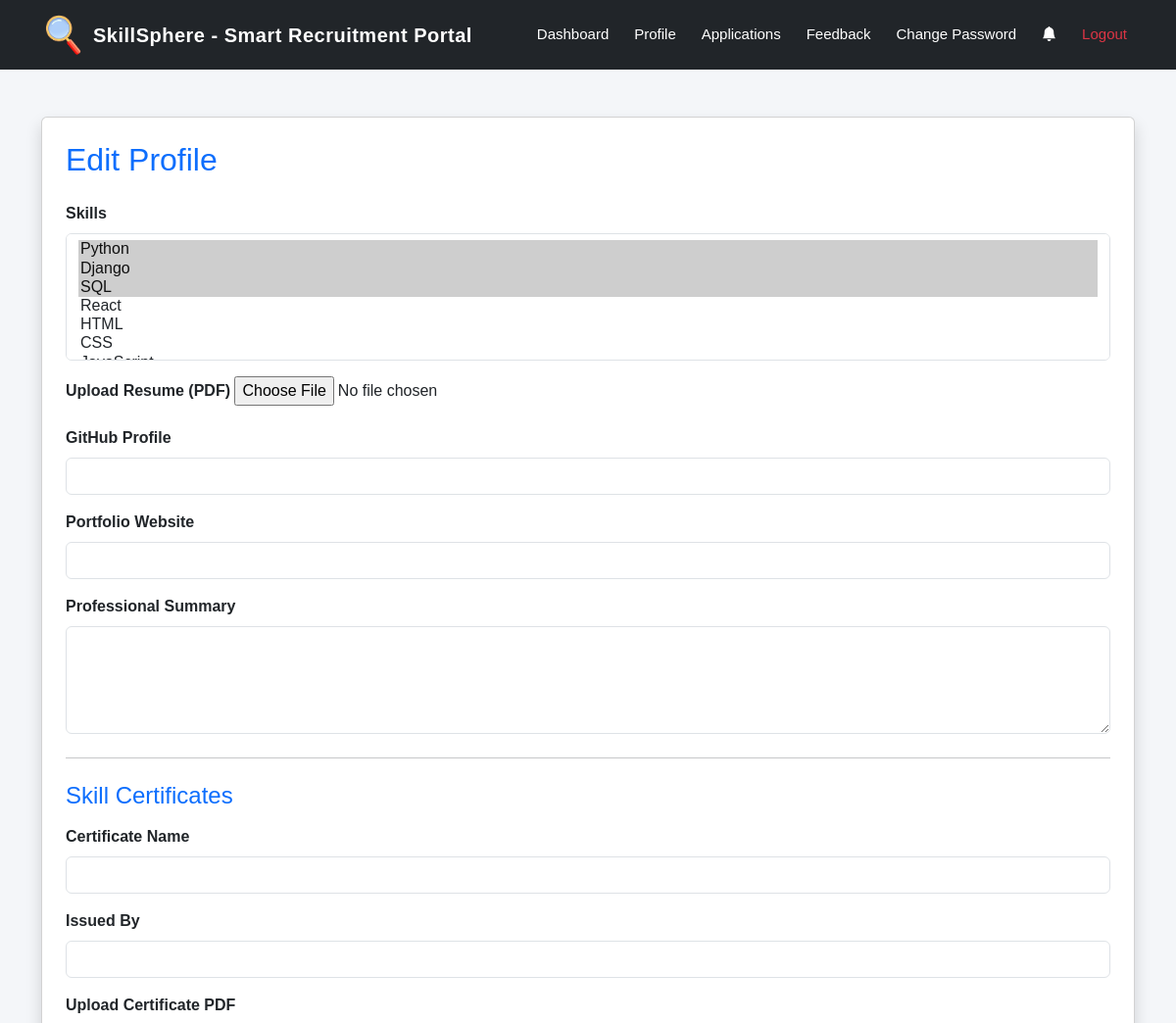
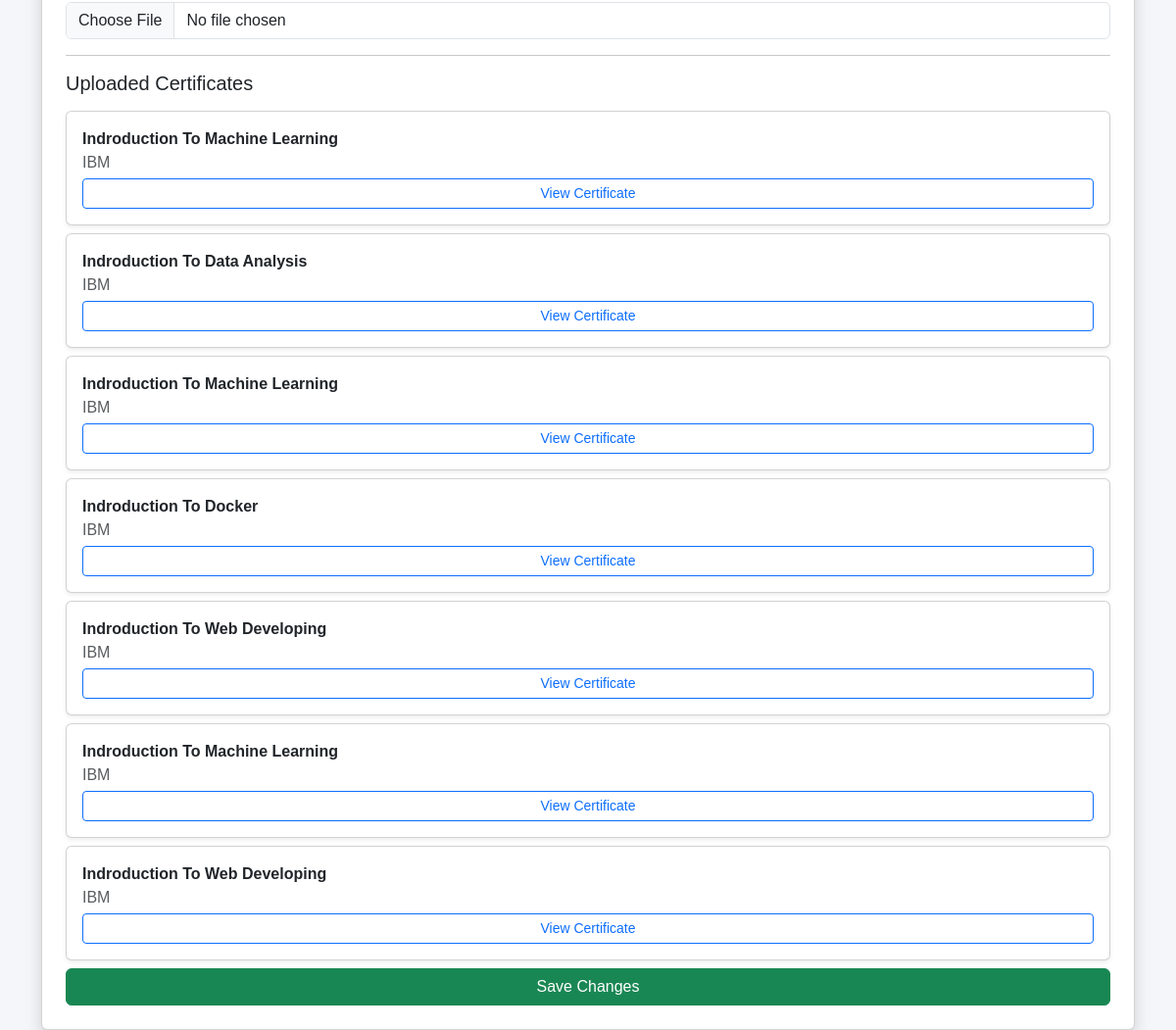
The page /edit-profile/ (signed in) on the database its author committed (2 pictures, top to bottom).
### jobs/models.py (models this page shows, shortened)
class Profile(models.Model):
    ROLE_CHOICES = [
        ('candidate', 'Candidate'),
        ('recruiter', 'Recruiter'),
    ]
    user = models.OneToOneField(User, on_delete=models.CASCADE)
    skills = models.ManyToManyField(Skill, blank=True)
    role = models.CharField(
        max_length=20,
        choices=ROLE_CHOICES,
        default='candidate'
    )
    phone = models.CharField(max_length=15, blank=True)
    resume = models.FileField(
        upload_to='resumes/',
        blank=True,
        null=True
    )
    full_name = models.CharField(
        max_length=200,
        blank=True,
        null=True
    )
    age = models.PositiveIntegerField(
        null=True,
        blank=True
    )
    location = models.CharField(
        max_length=200,
        blank=True
    )
    college_name = models.CharField(
        max_length=200,
        blank=True
    )
    degree = models.CharField(
        max_length=200,
        blank=True
    )
    graduation_year = models.CharField(
        max_length=20,
        blank=True
    )
    experience_level = models.CharField(
        max_length=50,
        choices=[
            ('Fresher', 'Fresher'),
            ('Experienced', 'Experienced'),
        ],
        default='Fresher'
    )
    github = models.URLField(
        blank=True,
        null=True
    )
    portfolio_website = models.URLField(
    blank=True,
    null=True
)
    bio = models.TextField(blank=True)
    company_name = models.CharField(
    max_length=200,
    blank=True,
    null=True
)
    company_location = models.CharField(
    max_length=200,
    blank=True,
    null=True
)
    company_website = models.URLField(
    blank=True,
    null=True
)
    designation = models.CharField(
    max_length=200,
    blank=True,
    null=True
)
    company_description = models.TextField(
    blank=True,
    null=True
)
    company_certificate = models.FileField(
    upload_to='company_certificates/',
    blank=True,
    null=True
)
    is_verified = models.BooleanField(default=False)
    verification_status = models.CharField(
        max_length=20,
        choices=[('pending', 'Pending'), ('approved', 'Approved')],
        default='pending'
    )
    certificate = models.FileField(upload_to='certificates/', blank=True, null=True)
    company_proof = models.FileField(upload_to='company_docs/', blank=True, null=True)
    project_link = models.URLField(blank=True)

class Certificate(models.Model):
    profile = models.ForeignKey(
        Profile,
        on_delete=models.CASCADE,
        related_name= 'user_certificates'
    )
    certificate_name = models.CharField(
        max_length=200
    )
    issued_by = models.CharField(
        max_length=200
    )
    certificate_file = models.FileField(
        upload_to='certificates/'
    )

### jobs/views.py (the view)
# urls.py: path('edit-profile/',views.edit_profile,name='edit_profile'),
@login_required
def edit_profile(request):
    profile, created = Profile.objects.get_or_create(
        user=request.user
    )
    certificates = Certificate.objects.filter(
        profile=profile
    )
    if request.method == 'POST':
        form = ProfileForm(
            request.POST,
            request.FILES,
            instance=profile
        )
        certificate_form = CertificateForm(
            request.POST,
            request.FILES
        )
        if form.is_valid():
            form.save()
        if certificate_form.is_valid():
            if certificate_form.cleaned_data.get(
                'certificate_name'
            ):
                certificate = certificate_form.save(
                    commit=False
                )
                certificate.profile = profile
                certificate.save()
        return redirect('profile')
    else:
        form = ProfileForm(
            instance=profile
        )
        certificate_form = CertificateForm()
    return render(
        request,
        'jobs/edit_profile.html',
        {
            'form': form,
            'certificate_form': certificate_form,
            'certificates': certificates,
        }
    )

### jobs/forms.py
class ProfileForm(forms.ModelForm):
    class Meta:
        model = Profile
        fields = [
    'full_name',
    'phone',
    'skills',
    'resume',
    'github',
    'portfolio_website',
    'bio',
    'company_website',
    'company_description',
]
        widgets = {
            'skills': forms.SelectMultiple(attrs={
                'class': 'form-select',
                'size': 6
            }),
            'github': forms.URLInput(attrs={
                'class': 'form-control'
            }),
            'portfolio_website': forms.URLInput(attrs={
                'class': 'form-control'
            }),
            'bio': forms.Textarea(attrs={
                'class': 'form-control',
                'rows': 4
            }),
        }

class CertificateForm(forms.ModelForm):
    class Meta:
        model = Certificate
        fields = [
            'certificate_name',
            'issued_by',
            'certificate_file'
        ]
        widgets = {
            'certificate_name': forms.TextInput(attrs={
                'class': 'form-control'
            }),
            'issued_by': forms.TextInput(attrs={
                'class': 'form-control'
            }),
            'certificate_file': forms.ClearableFileInput(attrs={
                'class': 'form-control'
            }),
        }

### jobs/models.py (called while the page is built)
    def __str__(self):
        return self.name

### jobs/templates/jobs/edit_profile.html (shortened to what this page needs)
{% extends 'base.html' %}
{% block content %}
<div class="container mt-5">
<div class="card shadow p-4">
<h2 class="text-primary mb-4">
Edit Profile
</h2>
<form method="POST"
      enctype="multipart/form-data">
<div class="mb-3">
<div class="mb-3">
<label class="form-label fw-bold">
Skills
</label>
{{ form.skills }}
</div>
<label class="form-label fw-bold">
Upload Resume (PDF)
</label>
{{ form.resume }}
</div>
<div class="mb-3">
<label class="form-label fw-bold">
GitHub Profile
</label>
{{ form.github }}
</div>
<div class="mb-3">
<label class="form-label fw-bold">
Portfolio Website
</label>
{{ form.portfolio_website }}
</div>
<div class="mb-3">
<label class="form-label fw-bold">
Professional Summary
</label>
{{ form.bio }}
</div>
<hr class="my-4">
<h4 class="text-primary mb-3">
Skill Certificates
</h4>
<div class="mb-3">
<label class="form-label fw-bold">
Certificate Name
</label>
{{ certificate_form.certificate_name }}
</div>
<div class="mb-3">
<label class="form-label fw-bold">
Issued By
</label>
{{ certificate_form.issued_by }}
</div>
<div class="mb-3">
<label class="form-label fw-bold">
Upload Certificate PDF
</label>
{{ certificate_form.certificate_file }}
</div>
{% if certificates %}
<hr>
<h5 class="mb-3">
Uploaded Certificates
</h5>
{% for certificate in certificates %}
<div class="card p-3 mb-2 shadow-sm">
<strong>
{{ certificate.certificate_name }}
</strong>
<p class="mb-1 text-muted">
{{ certificate.issued_by }}
</p>
<a href="{{ certificate.certificate_file.url }}"
   target="_blank"
   class="btn btn-outline-primary btn-sm">
View Certificate
</a>
</div>
{% endfor %}
{% endif %}
<button type="submit"
        class="btn btn-success w-100">
Save Changes
</button>
</form>
</div>
</div>
{% endblock %}

### jobs/templates/base.html (style rules this page uses)
body { background:#f4f6f9; font-family:Arial, sans-serif; }

### rows shown on the page
Certificate: certificate_name "Indroduction To Machine Learning", issued_by "IBM"
Certificate: certificate_name "Indroduction To Data Analysis", issued_by "IBM"
Certificate: certificate_name "Indroduction To Machine Learning", issued_by "IBM"
Certificate: certificate_name "Indroduction To Docker", issued_by "IBM"
Certificate: certificate_name "Indroduction To Web Developing", issued_by "IBM"
Certificate: certificate_name "Indroduction To Machine Learning", issued_by "IBM"
Certificate: certificate_name "Indroduction To Web Developing", issued_by "IBM"
